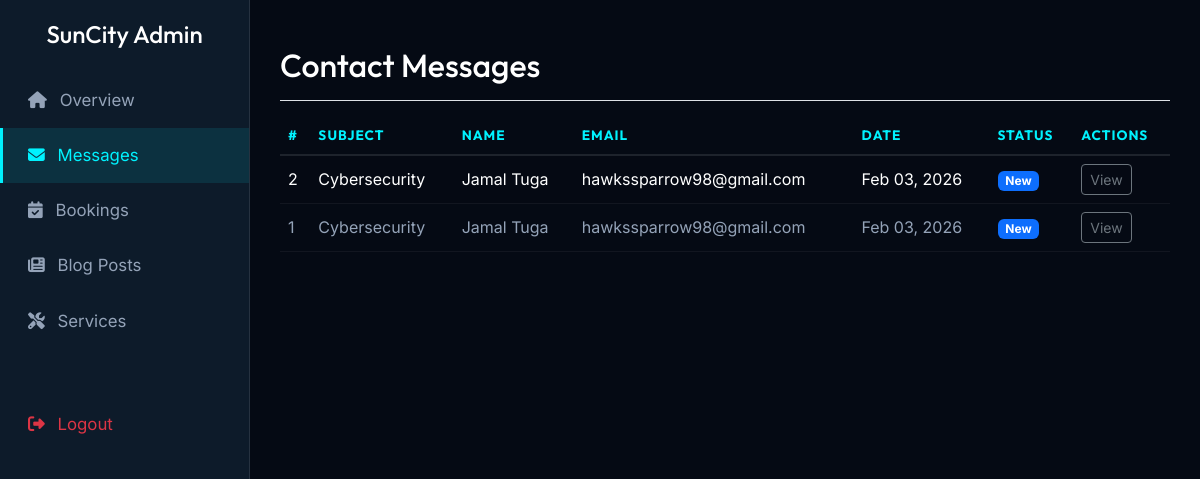
Page /manage/contacts/ (signed in) on the earlier database version.
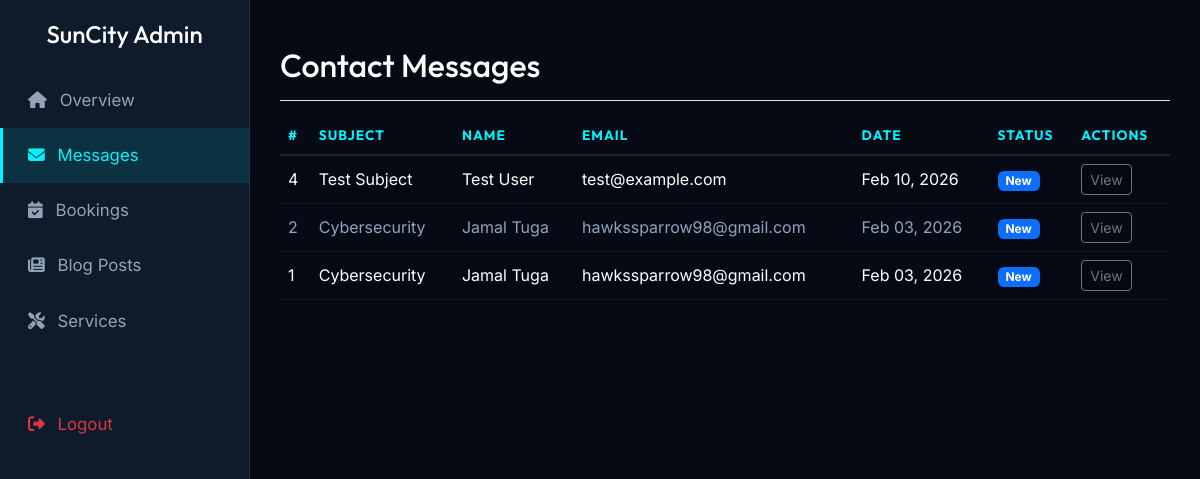
Same page on the later database version.
### website/models.py (models this page shows, shortened)
class ContactSubmission(models.Model):
    STATUS_CHOICES = [
        ('new', 'New'),
        ('contacted', 'Contacted'),
        ('in-progress', 'In Progress'),
        ('closed', 'Closed'),
    ]
    full_name = models.CharField(max_length=255)
    email = models.EmailField()
    subject = models.CharField(max_length=255)
    message = models.TextField()
    status = models.CharField(max_length=20, choices=STATUS_CHOICES, default='new')
    created_at = models.DateTimeField(auto_now_add=True)

### dashboard/views.py (the view)
# urls.py: path('contacts/', views.contact_list, name='contact_list'),
@login_required
def contact_list(request):
    if not request.user.is_staff:
        return redirect('home')
    contacts = ContactSubmission.objects.all().order_by('-created_at')
    return render(request, 'dashboard/contact_list.html', {'contacts': contacts})

### templates/dashboard/contact_list.html
{% extends 'dashboard/base_dashboard.html' %}
{% block content %}
<div class="d-flex justify-content-between flex-wrap flex-md-nowrap align-items-center pt-3 pb-2 mb-3 border-bottom">
    <h1 class="h2">Contact Messages</h1>
</div>
<div class="table-responsive">
    <table class="table table-striped table-hover">
        <thead>
            <tr>
                <th>#</th>
                <th>Subject</th>
                <th>Name</th>
                <th>Email</th>
                <th>Date</th>
                <th>Status</th>
                <th>Actions</th>
            </tr>
        </thead>
        <tbody>
            {% for contact in contacts %}
            <tr>
                <td>{{ contact.id }}</td>
                <td>{{ contact.subject }}</td>
                <td>{{ contact.full_name }}</td>
                <td>{{ contact.email }}</td>
                <td>{{ contact.created_at|date:"M d, Y" }}</td>
                <td>
                    <span class="badge bg-{% if contact.status == 'new' %}primary{% elif contact.status == 'closed' %}secondary{% else %}warning{% endif %}">
                        {{ contact.get_status_display }}
                    </span>
                </td>
                <td>
                    <a href="{% url 'contact_detail' contact.id %}" class="btn btn-sm btn-outline-secondary">View</a>
                </td>
            </tr>
            {% empty %}
            <tr>
                <td colspan="7" class="text-center">No messages found.</td>
            </tr>
            {% endfor %}
        </tbody>
    </table>
</div>
{% endblock %}

### templates/dashboard/base_dashboard.html (shortened to what this page needs)
<!DOCTYPE html>
<html lang="en">
<head>
    <link href="https://cdn.jsdelivr.net/npm/bootstrap@5.3.0/dist/css/bootstrap.min.css" rel="stylesheet">
</head>
<body>
<div class="sidebar">
    <div class="text-center mb-4">
        <h4>SunCity Admin</h4>
    </div>
    <a href="{% url 'dashboard_home' %}" class="{% if request.resolver_match.url_name == 'dashboard_home' %}active{% endif %}">
        <i class="fas fa-home me-2"></i> Overview
    </a>
    <a href="{% url 'contact_list' %}" class="{% if 'contacts' in request.path %}active{% endif %}">
        <i class="fas fa-envelope me-2"></i> Messages
    </a>
    <a href="{% url 'booking_list' %}" class="{% if 'bookings' in request.path %}active{% endif %}">
        <i class="fas fa-calendar-check me-2"></i> Bookings
    </a>
    <a href="{% url 'dashboard_blog_list' %}" class="{% if 'blog' in request.path %}active{% endif %}">
        <i class="fas fa-newspaper me-2"></i> Blog Posts
    </a>
    <a href="{% url 'service_list' %}" class="{% if 'services' in request.path %}active{% endif %}">
        <i class="fas fa-tools me-2"></i> Services
    </a>
    <div class="mt-5">
        <a href="{% url 'dashboard_logout' %}" class="text-danger">
            <i class="fas fa-sign-out-alt me-2"></i> Logout
        </a>
    </div>
</div>
<div class="content">
    {% block content %}
    {% endblock %}
</div>
</body>
</html>

### templates/dashboard/base_dashboard.html (style rules this page uses)
:root { --primary: #00f2fe; --primary-dark: #4facfe; --accent: #ff0055; --bg-dark: #050a14; --bg-lighter: #0d1b2a; --text-main: #ffffff; --text-muted: #94a3b8; --border-glass: 1px solid rgba(255, 255, 255, 0.1); }
body { font-family: 'Inter', sans-serif; background-color: var(--bg-dark); color: var(--text-main); overflow-x: hidden; }
h1, h2, h3, h4, h5, h6 { font-family: 'Outfit', sans-serif; color: var(--text-main); }
.sidebar { height: 100vh; background: var(--bg-lighter); border-right: var(--border-glass); color: white; position: fixed; width: 250px; padding-top: 20px; z-index: 100; }
.sidebar a { padding: 15px 25px; text-decoration: none; font-size: 1.05rem; color: var(--text-muted); display: block; transition: 0.3s; border-left: 3px solid transparent; }
.sidebar .active { background: rgba(0, 242, 254, 0.1); color: var(--primary); border-left-color: var(--primary); }
.content { margin-left: 250px; padding: 30px; }
.table { --bs-table-bg: transparent; --bs-table-color: var(--text-main); --bs-table-hover-color: var(--text-main); --bs-table-hover-bg: rgba(255, 255, 255, 0.05); border-color: rgba(255,255,255,0.1); }
.table thead th { border-bottom: 2px solid rgba(255,255,255,0.1); color: var(--primary); font-family: 'Outfit', sans-serif; text-transform: uppercase; font-size: 0.85rem; letter-spacing: 1px; }
.table td { border-bottom: 1px solid rgba(255,255,255,0.05); vertical-align: middle; color: var(--text-muted); }
.table-striped > tbody > tr:nth-of-type(odd) > * { --bs-table-accent-bg: rgba(255, 255, 255, 0.02); color: var(--text-main); }

Differences in the rows shown:
added ContactSubmission: id "4", subject "Test Subject", full_name "Test User", email "test@example.com", created_at "Feb 10, 2026", status "New"
